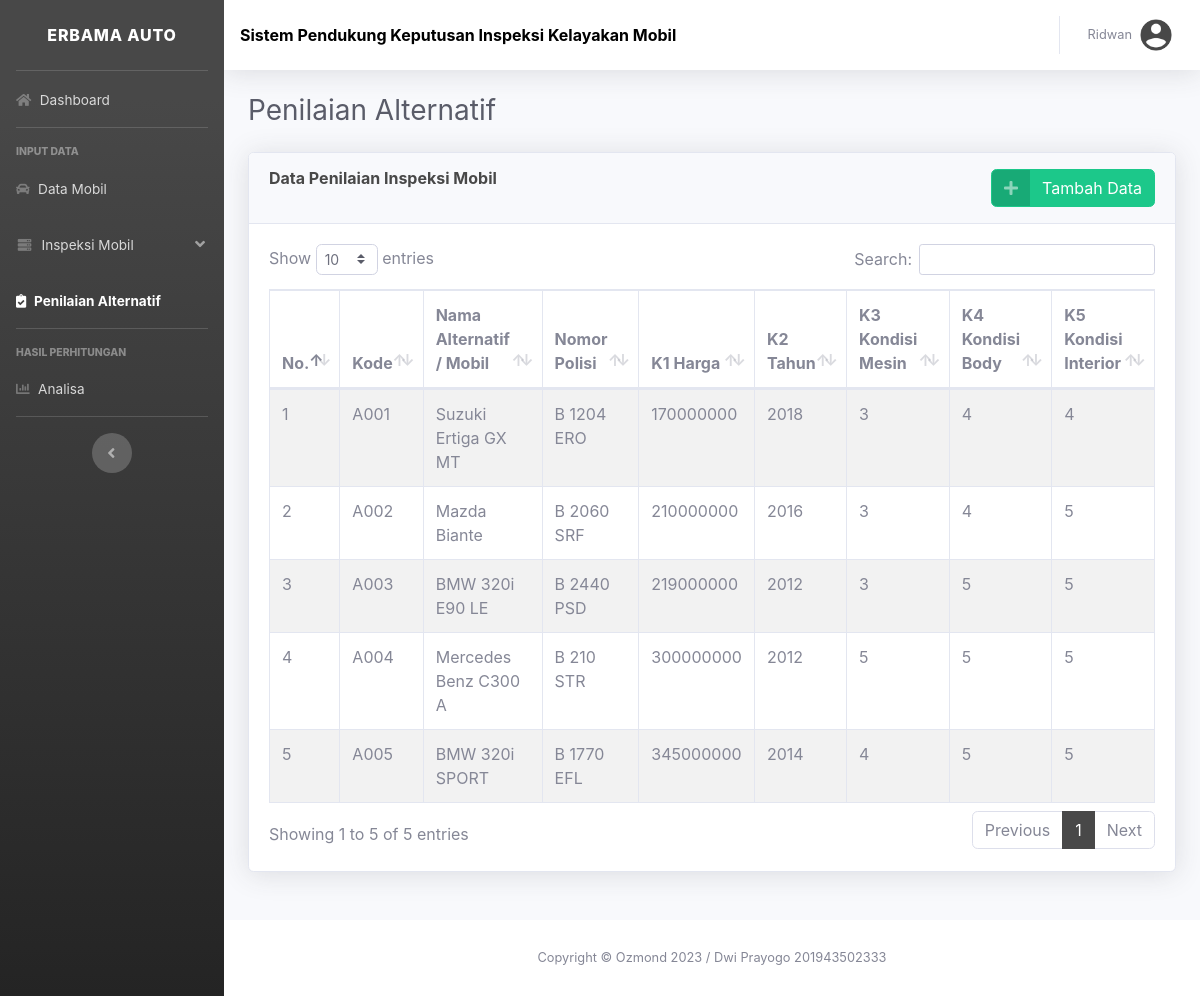
Screenshot of /alternatif2.php (signed in) with the database file from the repository.
### tables this page shows
CREATE TABLE `alternatif` (
  `id` int NOT NULL,
  `kode` varchar(20) NOT NULL,
  `alternatif` varchar(100) NOT NULL,
  `k1` varchar(100) NOT NULL,
  `k2` varchar(20) NOT NULL,
  `k3` varchar(20) NOT NULL,
  `k4` varchar(20) NOT NULL,
  `k5` varchar(20) NOT NULL,
  `nopol` varchar(20) NOT NULL
);

### alternatif2.php (the view, shortened to what this page needs)
<?php
    include('configdb.php');
?>
<!DOCTYPE html>
<html lang="en">
    <head>
        <link href="vendor/fontawesome-free/css/all.min.css" rel="stylesheet" type="text/css" />
        <link href="css/mystyle.min.css" rel="stylesheet" />
        <link href="css/mystyle.css" rel="stylesheet" />
        <link href="vendor/datatables/dataTables.bootstrap4.min.css" rel="stylesheet" />
    </head>
    <body id="page-top">
        <div id="wrapper">
            <ul class="navbar-nav bg-gradient-primary sidebar sidebar-dark accordion" id="accordionSidebar">
                <a class="sidebar-brand d-flex align-items-center justify-content-center" href="index2.php">
                    <div class="sidebar-brand-text mx-3">ERBAMA AUTO</div>
                </a>
                <hr class="sidebar-divider my-0" />
                <li class="nav-item">
                    <a class="nav-link" href="index2.php">
                        <i class="fas fa-home"></i>
                        <span>Dashboard</span></a>
                </li>
                <hr class="sidebar-divider" />
                <div class="sidebar-heading">INPUT DATA</div>
                <li class="nav-item">
                    <a class="nav-link" href="mobil1.php">
                        <i class="fas fa-car"></i>
                        <span>Data Mobil</span>
                    </a>
                </li>
                <li class="nav-item">
                    <a class="nav-link" href="#" data-toggle="collapse" data-target="#collapseTwo" aria-expanded="true">
                        <i class="fas fa-fw fa-server"></i>
                        <span>Inspeksi Mobil</span>
                    </a>
                </li>
                <li class="nav-item active">
                    <a class="nav-link" href="alternatif2.php">
                        <i class="fas fa-clipboard-check"></i>
                        <span>Penilaian Alternatif</span>
                    </a>
                </li>
                <hr class="sidebar-divider" />
                <div class="sidebar-heading">Hasil Perhitungan</div>
                <li class="nav-item">
                    <a class="nav-link" href="analisa2.php">
                        <i class="fas fa-chart-bar"></i>
                        <span>Analisa</span>
                    </a>
                </li>
                <hr class="sidebar-divider d-none d-md-block" />
                <div class="text-center d-none d-md-inline">
                    <button class="rounded-circle border-0" id="sidebarToggle"></button>
                </div>
            </ul>
            <div id="content-wrapper" class="d-flex flex-column">
                <div id="content">
                    <nav class="navbar navbar-expand navbar-light bg-white topbar mb-4 static-top shadow">
                        <div class="judul"><b>Sistem Pendukung Keputusan Inspeksi Kelayakan Mobil</b></div>
                        <ul class="navbar-nav ml-auto">
                            <li class="nav-item dropdown no-arrow">
                                <a class="nav-link dropdown-toggle" href="#" id="userDropdown" role="button" data-toggle="dropdown" aria-haspopup="true" aria-expanded="false">
                                    <span class="mr-2 d-none d-lg-inline text-gray-600 small"><?php echo $_SESSION['nama']; ?></span>
                                    <img class="img-profile rounded-circle" src="img/acc.png" />
                                </a>
                            </li>
                        </ul>
                    </nav>
                    <div class="container-fluid">
                        <div class="d-sm-flex align-items-center justify-content-between mb-4">
                            <h1 class="h3 mb-0 text-gray-800">Penilaian Alternatif</h1>
                        </div>
                        <div class="row">
                            <div class="col-lg-12 mb-4">
                                <div class="card shadow mb-4">
                                    <div class="card-header py-3">
                			            <div class="row">
                				            <div class="col-lg-6">
                					            <h6 class="m-0 font-weight-bold text-primary">Data Penilaian Inspeksi Mobil</h6>
                				            </div>
                                            <div class="col-lg-6">
                                                <a href="tambahalternatif2.php" class="btn btn-success btn-icon-split float-right">
                                                    <span class="icon text-white-50">
                                                        <i class="fas fa-plus"></i>
                                                    </span>
                                                    <span class="text">Tambah Data</span>
                                                </a>
                                            </div>
                			            </div>
                		            </div>
                                    <div class="card-body">
                                        <?php
											$kriteria = $mysqli->query("select * from kriteria");
											$i=0;
											while ($row = $kriteria->fetch_assoc()) {
												@$k[$i] = $row["kriteria"];
												$i++;
											}
                                            $alternatif = $mysqli->query("SELECT * FROM alternatif ORDER BY kode ASC");
                                        ?>
                                        <div class="panel-body table-responsive">
                                            <table id="dataTable" class="table table-striped table-bordered" cellspacing="0" width="100%">
                                                <thead>
                                                    <tr>
                                                        <th>No.</th>
                                                        <th>Kode</th>
                                                        <th>Nama Alternatif / Mobil</th>
                                                        <th>Nomor Polisi</th>
                                                        <th><?php echo ucwords($k[0]);?></th>
                                                        <th><?php echo ucwords($k[1]);?></th>
                                                        <th><?php echo ucwords($k[2]);?></th>
                                                        <th><?php echo ucwords($k[3]);?></th>
                                                        <th><?php echo ucwords($k[4]);?></th>
                                                    </tr>
                                                </thead>
                                                <tbody>
                                                    <?php
                                                        $i = 1;
                                                        while ($row = $alternatif->fetch_assoc()) {
                                                            echo '<tr>';
                                                            echo '<td>'.$i++.'</td>';
                                                            echo '<td>'.$row["kode"].'</td>';
                                                            echo '<td>'.$row["alternatif"].'</td>';
                                                            echo '<td>'.$row["nopol"].'</td>';
                                                            echo '<td>'.$row["k1"].'</td>';
                                                            echo '<td>'.$row["k2"].'</td>';
                                                            echo '<td>'.$row["k3"].'</td>';
                                                            echo '<td>'.$row["k4"].'</td>';
                                                            echo '<td>'.$row["k5"].'</td>';
                                                            echo '</tr>';
                                                        }
                                                    ?>
                                                </tbody>
                                            </table>
                                        </div>
                                    </div>
                                </div>
                            </div>
                        </div>
                    </div>
                <footer class="sticky-footer bg-white">
                    <div class="container my-auto">
                        <div class="copyright text-center my-auto">
                            <span>Copyright &copy; Ozmond 2023 / Dwi Prayogo 201943502333</span>
                        </div>
                    </div>
                </footer>
            </div>
        </div>
    </body>
</html>

### rows the page displays
alternatif: kode "A001", alternatif "Suzuki Ertiga GX MT", nopol "B 1204 ERO", k1 "170000000", k2 "2018", k3 "3", k4 "4", k5 "4"
alternatif: kode "A002", alternatif "Mazda Biante", nopol "B 2060 SRF", k1 "210000000", k2 "2016", k3 "3", k4 "4", k5 "5"
alternatif: kode "A003", alternatif "BMW 320i E90 LE", nopol "B 2440 PSD", k1 "219000000", k2 "2012", k3 "3", k4 "5", k5 "5"
alternatif: kode "A004", alternatif "Mercedes Benz C300 A", nopol "B 210 STR", k1 "300000000", k2 "2012", k3 "5", k4 "5", k5 "5"
alternatif: kode "A005", alternatif "BMW 320i SPORT", nopol "B 1770 EFL", k1 "345000000", k2 "2014", k3 "4", k4 "5", k5 "5"

### other values shown
$_SESSION['nama'] "Ridwan"
$k[0] "K1 Harga"
$k[1] "K2 Tahun"
$k[2] "K3 Kondisi Mesin"
$k[3] "K4 Kondisi Body"
$k[4] "K5 Kondisi Interior"
